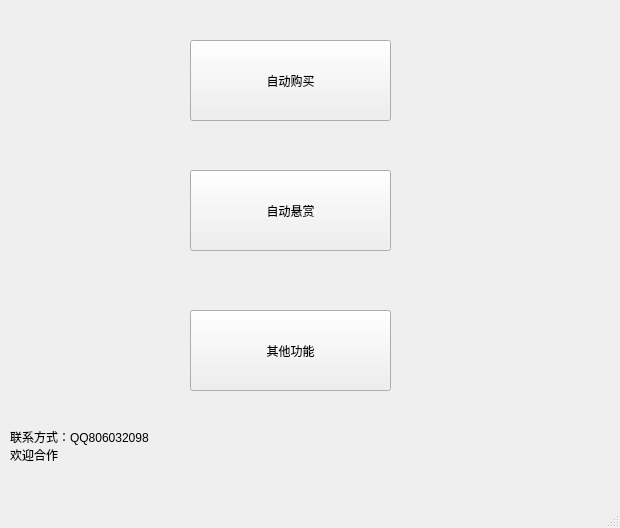
<?xml version="1.0" encoding="UTF-8"?>
<ui version="4.0">
 <class>main</class>
 <widget class="QMainWindow" name="main">
  <property name="geometry">
   <rect>
    <x>0</x>
    <y>0</y>
    <width>620</width>
    <height>528</height>
   </rect>
  </property>
  <property name="contextMenuPolicy">
   <enum>Qt::DefaultContextMenu</enum>
  </property>
  <property name="windowTitle">
   <string>剑网3：指尖江湖辅助</string>
  </property>
  <widget class="QWidget" name="centralwidget">
   <widget class="QPushButton" name="pushButton">
    <property name="geometry">
     <rect>
      <x>190</x>
      <y>40</y>
      <width>201</width>
      <height>81</height>
     </rect>
    </property>
    <property name="text">
     <string>自动购买</string>
    </property>
   </widget>
   <widget class="QPushButton" name="pushButton_2">
    <property name="geometry">
     <rect>
      <x>190</x>
      <y>170</y>
      <width>201</width>
      <height>81</height>
     </rect>
    </property>
    <property name="text">
     <string>自动悬赏</string>
    </property>
   </widget>
   <widget class="QLabel" name="label">
    <property name="geometry">
     <rect>
      <x>10</x>
      <y>390</y>
      <width>181</width>
      <height>111</height>
     </rect>
    </property>
    <property name="text">
     <string>联系方式：QQ806032098
欢迎合作</string>
    </property>
   </widget>
   <widget class="QPushButton" name="pushButton_3">
    <property name="geometry">
     <rect>
      <x>190</x>
      <y>310</y>
      <width>201</width>
      <height>81</height>
     </rect>
    </property>
    <property name="text">
     <string>其他功能</string>
    </property>
   </widget>
  </widget>
  <widget class="QMenuBar" name="menubar">
   <property name="geometry">
    <rect>
     <x>0</x>
     <y>0</y>
     <width>620</width>
     <height>26</height>
    </rect>
   </property>
  </widget>
  <widget class="QStatusBar" name="statusbar"/>
 </widget>
 <resources/>
 <connections/>
</ui>
